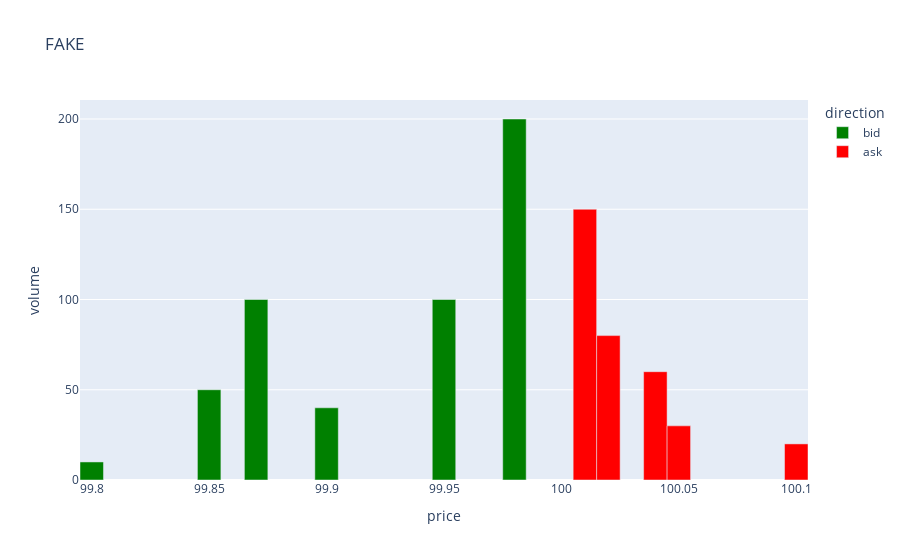

Write notebook code for a chart like this one.
### Code cell
visualise_orderbook(exchange.orderbook)

### Figure 1 — Plotly figure (JSON) as saved in the notebook; plotly's stock layout.template omitted (floating-point values rounded to 4 significant figures)
{"data": [{"alignmentgroup": "True", "hovertemplate": "direction=bid<br>price=%{x}<br>volume=%{y}<extra></extra>", "legendgroup": "bid", "marker": {"color": "green", "pattern": {"shape": ""}}, "name": "bid", "offsetgroup": "bid", "orientation": "v", "showlegend": true, "textposition": "auto", "type": "bar", "width": 0.01, "x": [99.98, 99.95, 99.9, 99.87, 99.85, 99.8], "xaxis": "x", "y": [200, 100, 40, 100, 50, 10], "yaxis": "y"}, {"alignmentgroup": "True", "hovertemplate": "direction=ask<br>price=%{x}<br>volume=%{y}<extra></extra>", "legendgroup": "ask", "marker": {"color": "red", "pattern": {"shape": ""}}, "name": "ask", "offsetgroup": "ask", "orientation": "v", "showlegend": true, "textposition": "auto", "type": "bar", "width": 0.01, "x": [100.0, 100.0, 100.0, 100.0, 100.1], "xaxis": "x", "y": [150, 80, 60, 30, 20], "yaxis": "y"}], "layout": {"barmode": "relative", "legend": {"title": {"text": "direction"}, "tracegroupgap": 0}, "title": {"text": "FAKE"}, "xaxis": {"anchor": "y", "domain": [0, 1], "title": {"text": "price"}}, "yaxis": {"anchor": "x", "domain": [0, 1], "title": {"text": "volume"}}}}
